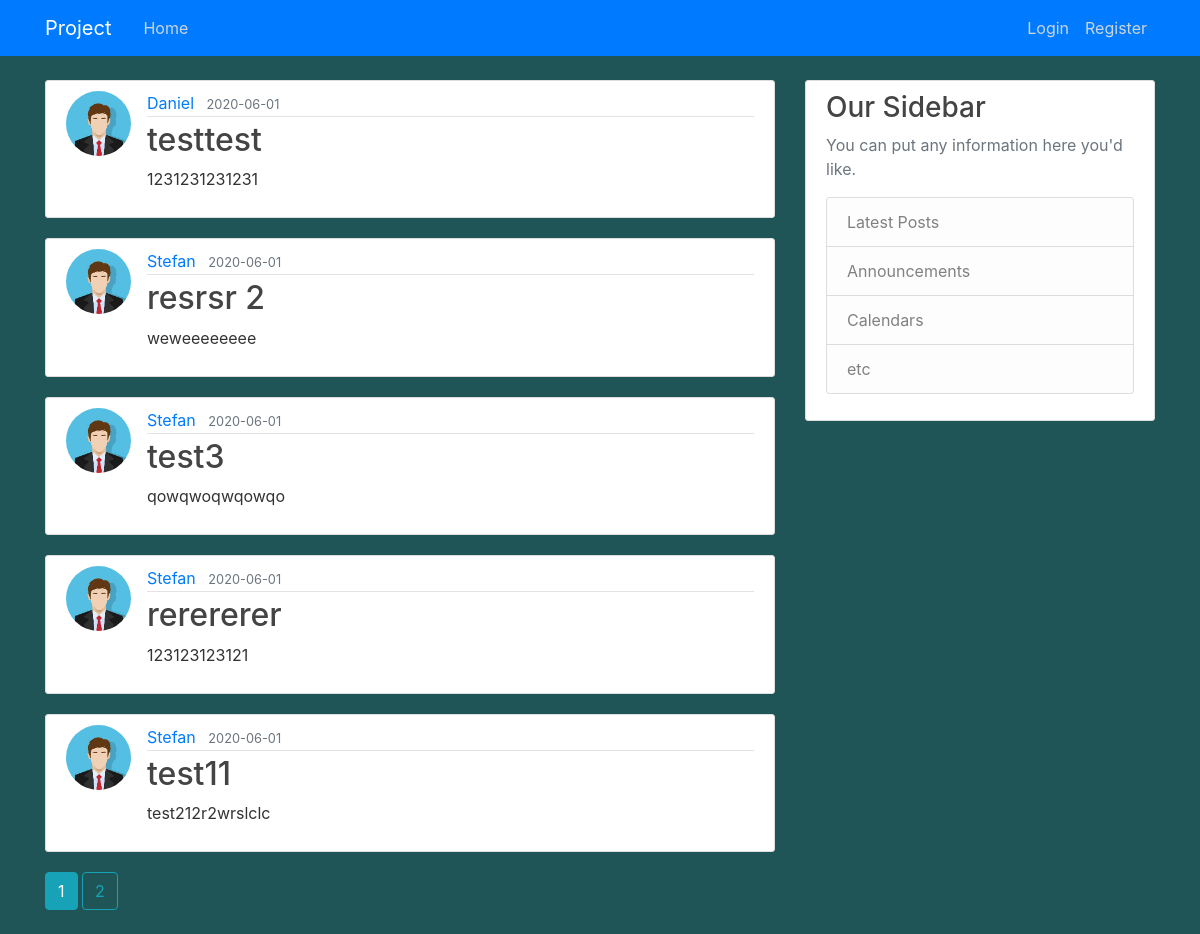
The page /home on the database its author committed.
### proekt/models.py (models this page shows, shortened)
class Post(db.Model):
    id = db.Column(db.Integer, primary_key=True)
    title = db.Column(db.String(50), nullable=False)
    date_posted = db.Column(db.DateTime, nullable=False, default=datetime.utcnow)
    content = db.Column(db.Text, nullable=False)
    user_id = db.Column(db.Integer, db.ForeignKey('user.id'), nullable=False)

class User(db.Model, UserMixin):
    id = db.Column(db.Integer, primary_key=True)
    username = db.Column(db.String(20), unique=True, nullable=False)
    email=db.Column(db.String(120),unique=True, nullable=False)
    image_file = db.Column(db.String(20), nullable=False, default='default.jpg')
    password = db.Column(db.String(30), nullable=False)
    posts = db.relationship('Post', backref='author', lazy=True)

### proekt/routes.py (the view)
@app.route("/")
@app.route("/home")
def home():
    page = request.args.get('page', 1, type=int)
    posts = Post.query.order_by(Post.date_posted.desc()).paginate(page=page, per_page=5)
    return render_template('index.html', posts=posts)

### proekt/templates/index.html
{% extends "layout.html" %}
{% block content %}
    {% for post in posts.items %}
        <article class="media content-section">
          <img class="rounded-circle article-img" src="{{ url_for('static', filename='img/' + post.author.image_file) }}">
          <div class="media-body">
            <div class="article-metadata">
              <a class="mr-2" href="{{ url_for('user_posts', username=post.author.username) }}">{{ post.author.username }}</a>
              <small class="text-muted">{{ post.date_posted.strftime('%Y-%m-%d') }}</small>
            </div>
            <h2><a class="article-title" href="{{ url_for('post', post_id=post.id) }}">{{ post.title }}</a></h2>
            <p class="article-content">{{ post.content }}</p>
          </div>
        </article>
    {% endfor %}
    {% for page_num in posts.iter_pages(left_edge=1, right_edge=1, left_current=1, right_current=2) %}
      {% if page_num %}
        {% if posts.page == page_num %}
          <a class="btn btn-info mb-4" href="{{ url_for('home', page=page_num) }}">{{ page_num }}</a>
        {% else %}
          <a class="btn btn-outline-info mb-4" href="{{ url_for('home', page=page_num) }}">{{ page_num }}</a>
        {% endif %}
      {% else %}
        ...
      {% endif %}
    {% endfor %}
{% endblock content %}

### proekt/templates/layout.html (shortened to what this page needs)
<!DOCTYPE html>
<html>
<head>
    <link rel="stylesheet" href="https://maxcdn.bootstrapcdn.com/bootstrap/4.0.0/css/bootstrap.min.css">
    <link rel="stylesheet" type="text/css" href="{{ url_for('static', filename='css.css') }}">
</head>
<body style='background-color: rgb(31, 85, 87);'>
    <header class="site-header">
      <nav class="navbar navbar-expand-md navbar-dark bg-primary fixed-top">
        <div class="container">
          <a class="navbar-brand mr-4" href="/">Project</a>
          <div class="collapse navbar-collapse" id="navbarToggle">
            <div class="navbar-nav mr-auto">
              <a class="nav-item nav-link" href="{{ url_for('home') }}">Home</a>
            </div>
            <div class="navbar-nav">
              {% if current_user.is_authenticated %}
                <a class="nav-item nav-link" href="{{ url_for('new_post') }}">New Post</a>
                <a class="nav-item nav-link" href="{{ url_for('account') }}">Account</a>
                <a class="nav-item nav-link" href="{{ url_for('logout') }}">Logout</a>
              {% else %}
                <a class="nav-item nav-link" href="{{ url_for('login') }}">Login</a>
                <a class="nav-item nav-link" href="{{ url_for('register') }}">Register</a>
              {% endif %}
            </div>
          </div>
        </div>
      </nav>
    </header>
    <main role="main" class="container">
      <div class="row">
        <div class="col-md-8">
          {% block content %}{% endblock %}
        </div>
        <div class="col-md-4">
          <div class="content-section">
            <h3>Our Sidebar</h3>
            <p class='text-muted'>You can put any information here you'd like.
              <ul class="list-group">
                <li class="list-group-item list-group-item-light">Latest Posts</li>
                <li class="list-group-item list-group-item-light">Announcements</li>
                <li class="list-group-item list-group-item-light">Calendars</li>
                <li class="list-group-item list-group-item-light">etc</li>
              </ul>
            </p>
          </div>
        </div>
      </div>
    </main>
</body>
</html>

### proekt/static/css.css (style rules this page uses)
body { background: black; color: #333333; margin-top: 5rem; }
h1, h2, h3, h4, h5, h6 { color: #444444; }
.site-header .navbar-nav .nav-link { color: #cbd5db; }
.content-section { background: #ffffff; padding: 10px 20px; border: 1px solid #dddddd; border-radius: 3px; margin-bottom: 20px; }
.article-title { color: #444444; }
.article-content { white-space: pre-line; }
.article-img { height: 65px; width: 65px; margin-right: 16px; }
.article-metadata { padding-bottom: 1px; margin-bottom: 4px; border-bottom: 1px solid #e3e3e3 }

### rows shown on the page
Post: image_file (placeholder picture), author.username "Daniel", date_posted "2020-06-01", title "testtest", content "1231231231231"
Post: image_file (placeholder picture), author.username "Stefan", date_posted "2020-06-01", title "resrsr 2", content "weweeeeeeee"
Post: image_file (placeholder picture), author.username "Stefan", date_posted "2020-06-01", title "test3", content "qowqwoqwqowqo"
Post: image_file (placeholder picture), author.username "Stefan", date_posted "2020-06-01", title "rerererer", content "123123123121"
Post: image_file (placeholder picture), author.username "Stefan", date_posted "2020-06-01", title "test11", content "test212r2wrslclc"

### other values the page prints
{{ page_num }} "1"
{{ page_num }} "2"
